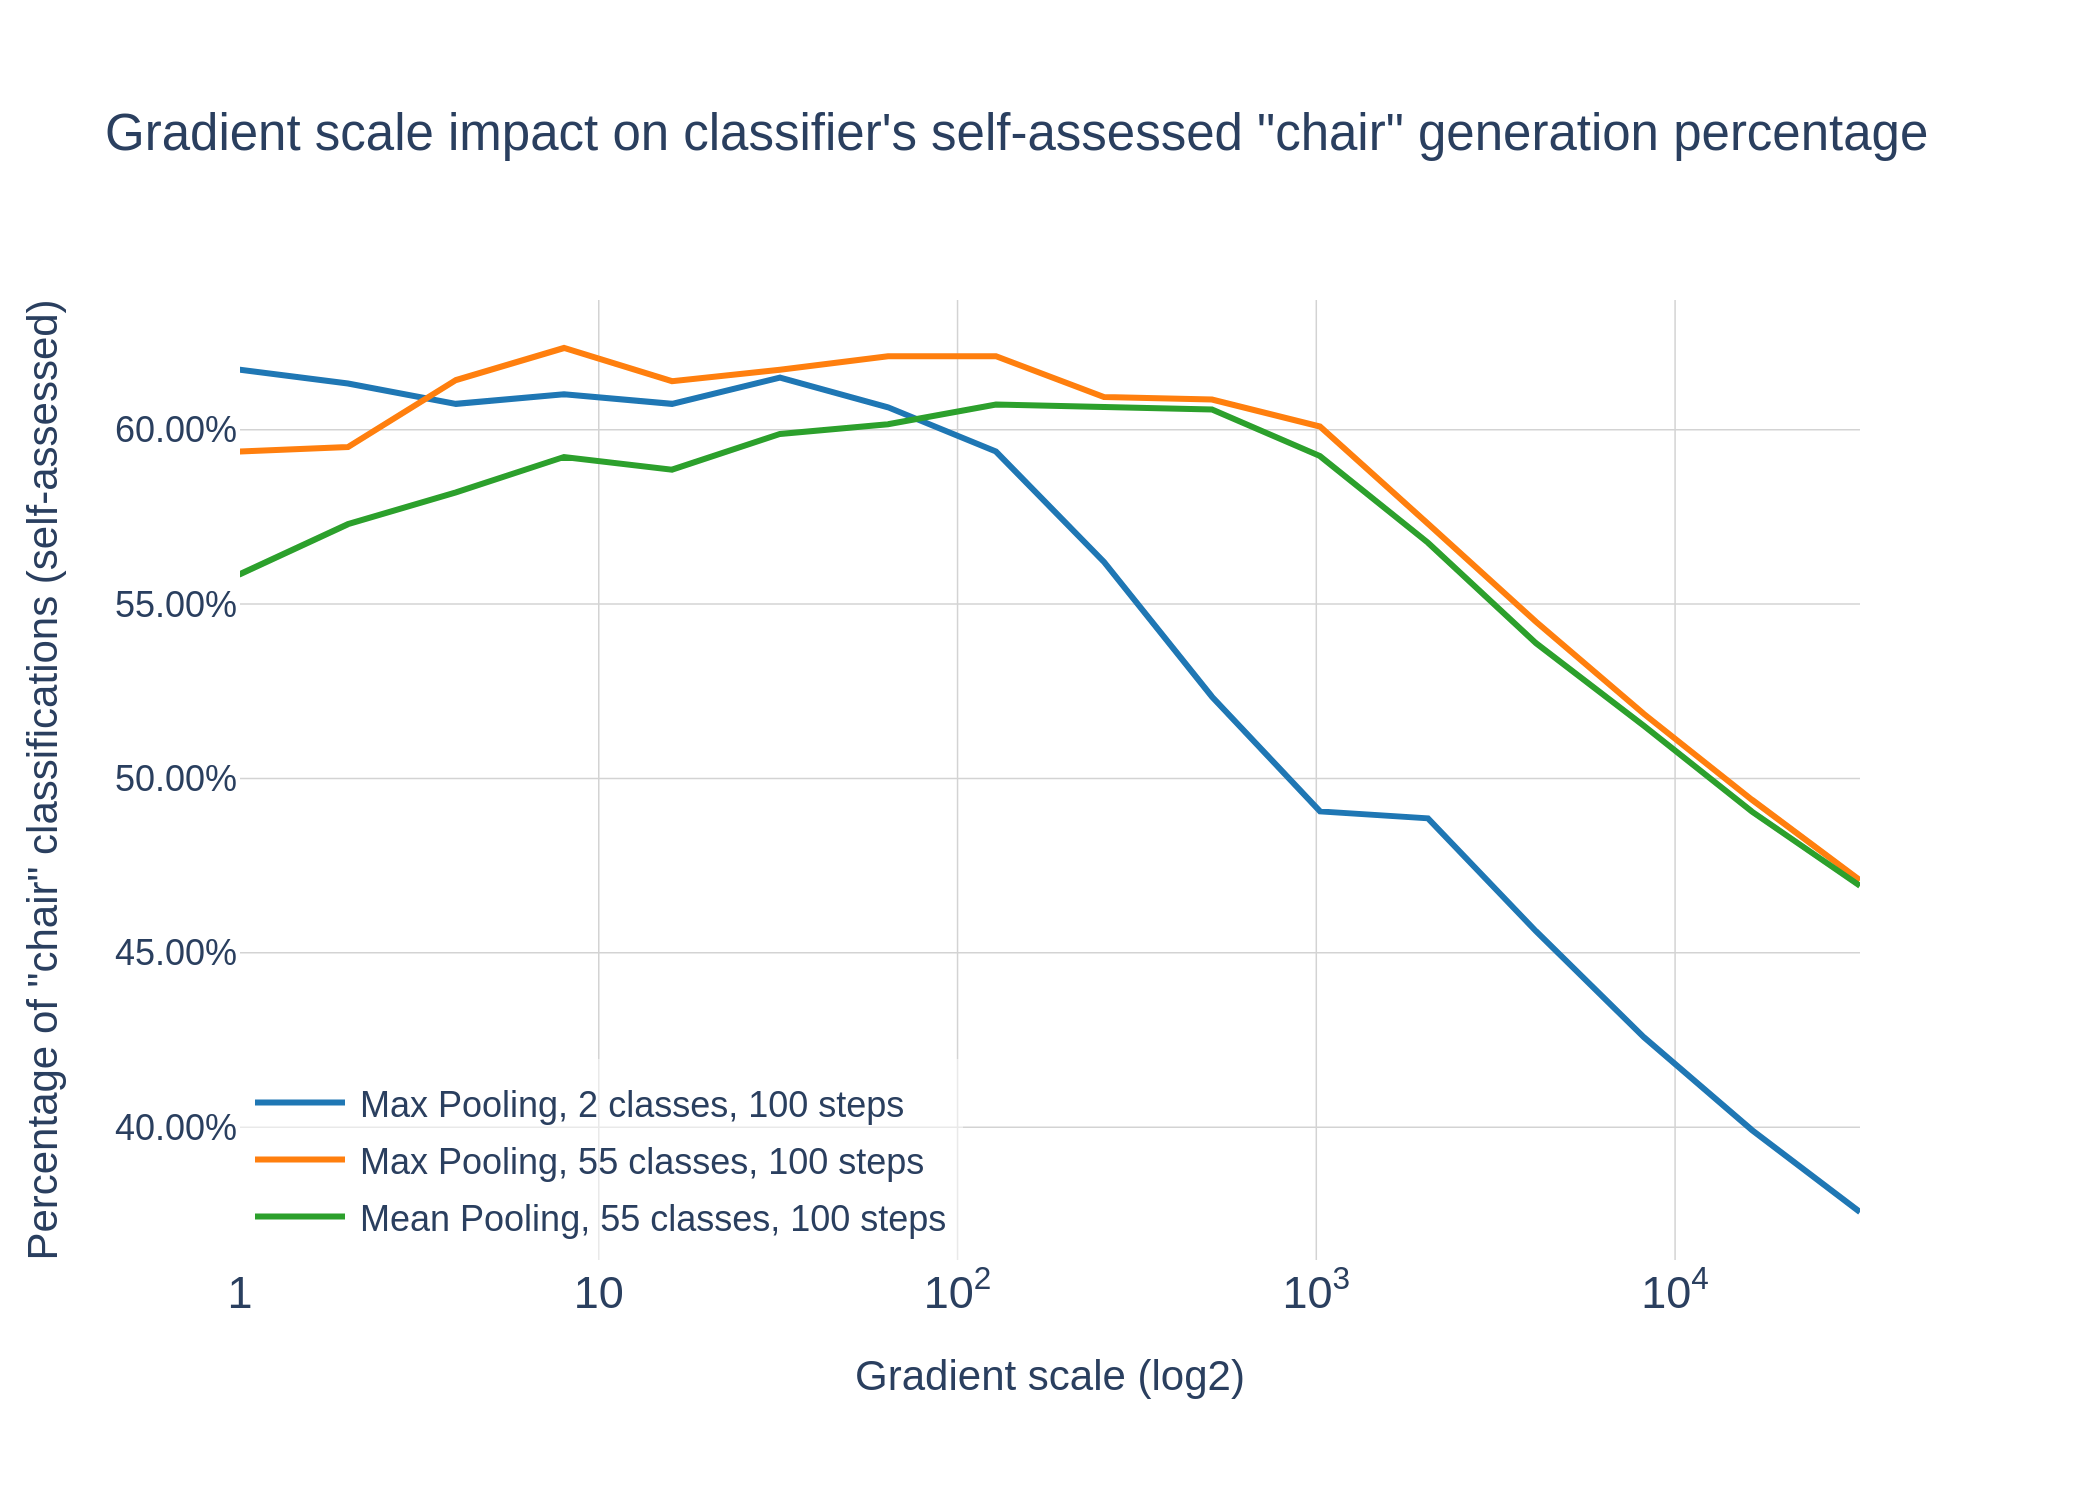

Generate this figure with Python:
import pandas as pd
import plotly.graph_objs as go
import plotly.io as pio

# Load the data
# file_path = 'plots/plot5/100_steps_16_64.csv'
file_path = 'plots/plot5/100_steps_16_32.csv'
df = pd.read_csv(file_path)

# Extract data from the dataframe
x = df['s_vals']
y1 = df[df.columns[1]]
y2 = df[df.columns[2]]
y3 = df[df.columns[3]]

# Define the traces for the plot with a more appealing color scheme
trace1 = go.Scatter(
    x=x,
    y=y1,
    mode='lines',
    name='Max Pooling, 2 classes, 100 steps',
    line=dict(color='#1f77b4')  # Updated color for line 1
)

trace2 = go.Scatter(
    x=x,
    y=y2,
    mode='lines',
    name='Max Pooling, 55 classes, 100 steps',
    line=dict(color='#ff7f0e')  # Updated color for line 2
)

trace3 = go.Scatter(
    x=x,
    y=y3,
    mode='lines',
    name='Mean Pooling, 55 classes, 100 steps',
    line=dict(color='#2ca02c')  # Updated color for line 3
)

# Define the layout
layout = go.Layout(
    title='Gradient scale impact on classifier\'s self-assessed "chair" generation percentage',
    xaxis=dict(
        title='Gradient scale (log2)',
        type='log',
        dtick=1,
        exponentformat='power',
        showgrid=True,  # Add grid lines
        gridcolor='LightGray',  # Grid color
        gridwidth=0.5  # Grid line width
    ),
    yaxis=dict(
        title='Percentage of "chair" classifications (self-assessed)',
        tickformat='.2%',
        showgrid=True,  # Add grid lines
        gridcolor='LightGray',  # Grid color
        gridwidth=0.5  # Grid line width
    ),
    legend=dict(
        x=0,
        y=0,  # Changed y to 0 to move legend to the lower left corner
        bgcolor='rgba(255,255,255,0.5)'
    ),
    plot_bgcolor='rgba(255,255,255,1)',
    paper_bgcolor='rgba(255,255,255,1)'
)

# Create the figure
fig = go.Figure(data=[trace1, trace2, trace3], layout=layout)

# Save the figure
output_file = 'plot5.png'
pio.write_image(fig, output_file, scale=3)  # Save with high DPI
